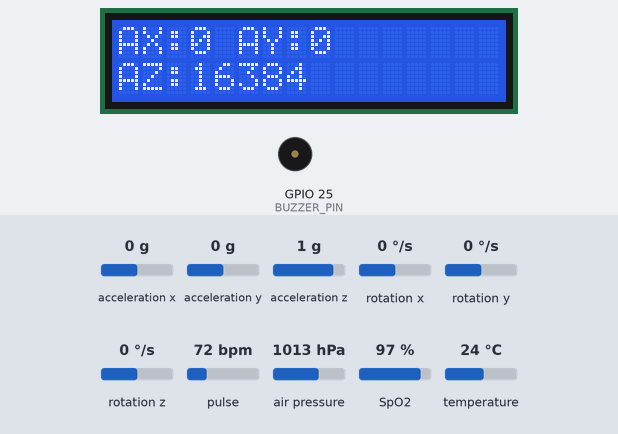
A sketch run on a simulated ESP32. Parts: 16×2 character LCD, buzzer (waves = sounding, pin HIGH). Inputs (shaded band) come from the test bench; at power-on: pulse 72 bpm, acceleration x 0 g, acceleration y 0 g, rotation x 0 °/s, acceleration z 1 g, rotation y 0 °/s, rotation z 0 °/s, air pressure 1013 hPa, SpO2 97 %, temperature 24 °C. WiFi joins after 1.5 s; servers stay silent unless stated; storage starts empty; no MQTT or app messages arrive unless stated; what the sketch prints to the serial monitor is not drawn.

Above: at 4.3 s.
4.4 s: pulse set to 118 bpm
At 8.2 s:
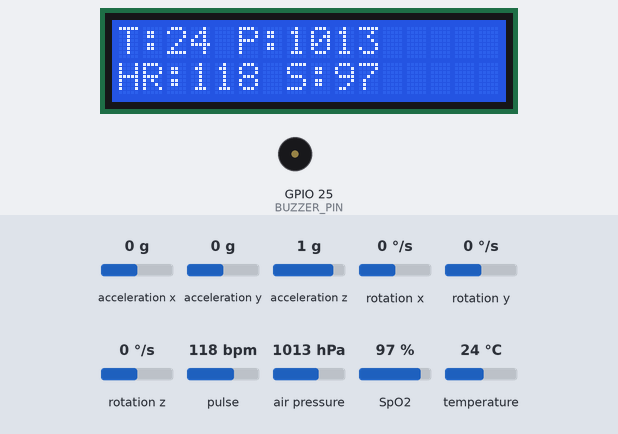
8.7 s: pulse set to 122 bpm
At 13.8 s:
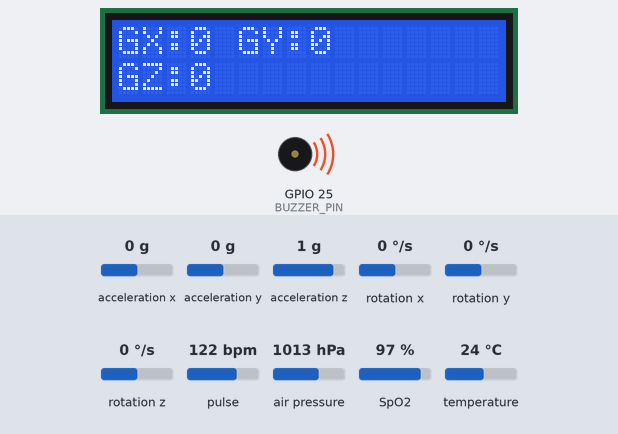
14.7 s: acceleration x set to -0.2 g
At 18.4 s:
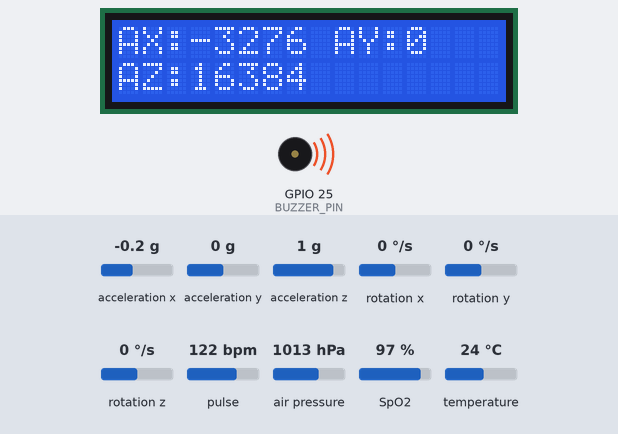
18.7 s: acceleration y set to -1.4 g
At 20.1 s:
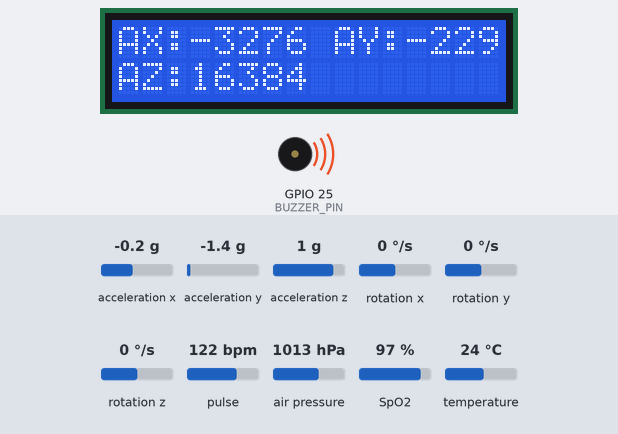
22.7 s: rotation x set to -192 °/s
At 24.1 s:
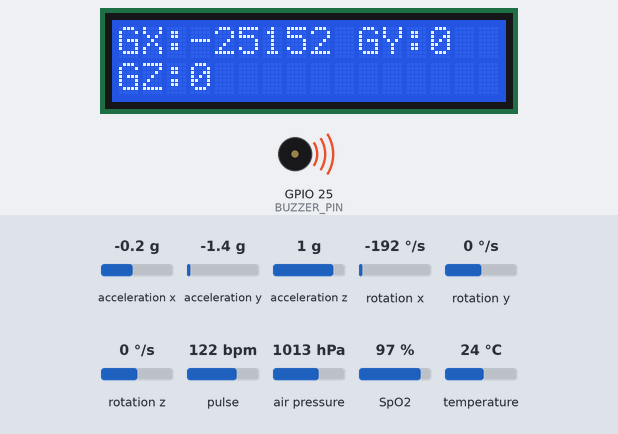
26.7 s: rotation x set to 0 °/s
Timing chart, 0 to 29.7 s (numbered marks = the images above; inputs shaded):
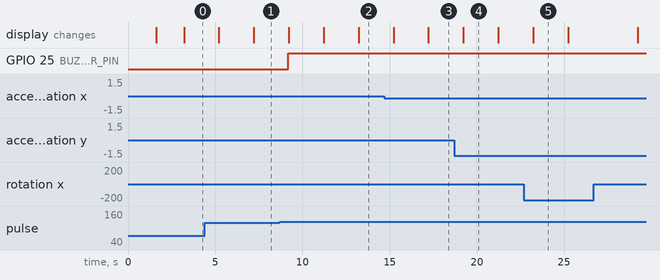

The sketch:

3_senor_lcd_mqtt_copy_20260223210941.ino
```cpp
#include <WiFi.h>
#include <WiFiClientSecure.h>
#include <PubSubClient.h>
#include <Wire.h>
#include <SPI.h>
#include <SD.h>
#include <Adafruit_BMP280.h>
#include <MAX30100_PulseOximeter.h>
#include <LiquidCrystal_I2C.h>
#include <ArduinoJson.h>
#include <MPU6050.h>

// ---------------- WiFi ----------------
const char* ssid = "Prasantih";
const char* password = "Swaminarayan@1981";

// ---------------- MQTT ----------------
const char* mqtt_server = "322ca06e4c25499ca552090b47f74baa.s1.eu.hivemq.cloud";
const int mqtt_port = 8883;
const char* mqtt_user = "esp32user";
const char* mqtt_password = "p12345678P";

WiFiClientSecure espClient;
PubSubClient client(espClient);

// ---------------- Sensors ----------------
Adafruit_BMP280 bmp;
PulseOximeter pox;
MPU6050 mpu;

// ---------------- LCD ----------------
LiquidCrystal_I2C lcd(0x27, 16, 2);

// ---------------- Pins ----------------
#define BUZZER_PIN 25
#define SD_CS 5

// ---------------- Thresholds ----------------
#define HR_THRESHOLD 120
#define PRESSURE_THRESHOLD 1020
uint8_t lcdPage = 0; // Toggle LCD page

// ---------------- Variables ----------------
int temperature = 0, pressure = 0;
int heartRate = 0, spo2 = 0;
int16_t ax, ay, az, gx, gy, gz;

unsigned long lastPublish = 0;
const long interval = 2000; // 2 seconds
int scrollPos = 0;
// -------- LCD Display --------
static unsigned long pageTimer = 0;
const int pageInterval = 2000;   // change page every 2 seconds

// ---------------- WiFi Connect ----------------
void connectWiFi() {
  if (WiFi.status() == WL_CONNECTED) return;
  WiFi.begin(ssid, password);
  Serial.print("Connecting WiFi");
  while (WiFi.status() != WL_CONNECTED) {
    delay(500);
    Serial.print(".");
  }
  Serial.println("\nWiFi Connected");
}

// ---------------- MQTT Reconnect ----------------
void reconnectMQTT() {
  while (!client.connected()) {
    Serial.print("Connecting MQTT...");
    if (client.connect("ESP32Client", mqtt_user, mqtt_password)) {
      Serial.println("Connected!");
    } else {
      Serial.print("Failed rc=");
      Serial.println(client.state());
      delay(3000);
    }
  }
}

// ---------------- SD Init ----------------
void initSD() {
  SPI.begin(18, 19, 23, SD_CS); // SCK, MISO, MOSI, CS
  if (!SD.begin(SD_CS, SPI, 1000000)) {
    Serial.println("SD Init Failed!");
    lcd.clear(); lcd.print("SD Fail!");
    return;
  }
  Serial.println("SD Ready");

  File file = SD.open("/log.csv", FILE_APPEND);
  if (file) {
    if (file.size() == 0) {
      file.println("Time(ms),Temp,Pressure,HR,SpO2,AX,AY,AZ,GX,GY,GZ,Fault");
      Serial.println("Header Written");
    }
    file.close();
  } else {
    Serial.println("Header Write Failed");
  }
}

// ---------------- Setup ----------------
void setup() {
  Serial.begin(115200);
  Wire.begin(21, 22); // I2C pins ESP32

  pinMode(BUZZER_PIN, OUTPUT);
  digitalWrite(BUZZER_PIN, LOW);

  lcd.begin();
  lcd.backlight();
  lcd.print("Starting...");

  connectWiFi();
  espClient.setInsecure();
  client.setServer(mqtt_server, mqtt_port);

  // BMP280
  if (!bmp.begin(0x76)) { lcd.clear(); lcd.print("BMP Error"); while (1); }

  // MAX30100
  if (!pox.begin()) { lcd.clear(); lcd.print("MAX30100 Err"); while (1); }
  pox.setIRLedCurrent(MAX30100_LED_CURR_7_6MA);

  // MPU6050
  mpu.initialize();
  if (!mpu.testConnection()) { lcd.clear(); lcd.print("MPU Error"); while (1); }

  // SD init
  initSD();

  lcd.clear();
  lcd.print("System Ready");
  delay(1500);
}

// ---------------- Loop ----------------
void loop() {
  connectWiFi();
  if (!client.connected()) reconnectMQTT();
  client.loop();

  pox.update(); // important

  if (millis() - lastPublish >= interval) {
    lastPublish = millis();

    // -------- Read Sensors --------
    temperature = (int)bmp.readTemperature();
    pressure = (int)(bmp.readPressure() / 100.0F);
    heartRate = (int)pox.getHeartRate();
    spo2 = (int)pox.getSpO2();
    mpu.getMotion6(&ax, &ay, &az, &gx, &gy, &gz);

    // -------- Fault Detection --------
    bool fault = false;
    if (heartRate > HR_THRESHOLD || pressure > PRESSURE_THRESHOLD) {
      fault = true;
      digitalWrite(BUZZER_PIN, HIGH);
    } else {
      digitalWrite(BUZZER_PIN, LOW);
    }

    // -------- MQTT Publish --------
    StaticJsonDocument<512> doc;
    doc["temperature"] = temperature;
    doc["pressure"] = pressure;
    doc["heartRate"] = heartRate;
    doc["spo2"] = spo2;
    doc["ax"] = ax; doc["ay"] = ay; doc["az"] = az;
    doc["gx"] = gx; doc["gy"] = gy; doc["gz"] = gz;
    doc["fault"] = fault;

    char buffer[512];
    serializeJson(doc, buffer);
    client.publish("esp32/sensor/all", buffer);
    Serial.println(buffer);

    // -------- SD Logging --------
    File file = SD.open("/log.csv", FILE_APPEND);
    if (file) {
      file.print(millis()); file.print(",");
      file.print(temperature); file.print(",");
      file.print(pressure); file.print(",");
      file.print(heartRate); file.print(",");
      file.print(spo2); file.print(",");
      file.print(ax); file.print(",");
      file.print(ay); file.print(",");
      file.print(az); file.print(",");
      file.print(gx); file.print(",");
      file.print(gy); file.print(",");
      file.print(gz); file.print(",");
      file.println(fault ? 1 : 0);
      file.close();
      Serial.println("SD Logged");
    } else {
      Serial.println("SD Write Error");
    }

    // -------- LCD Display --------
    lcd.clear();

if (millis() - pageTimer > pageInterval) {
  pageTimer = millis();
  lcdPage++;
  if (lcdPage > 2) lcdPage = 0;   // 3 pages: 0,1,2
}

lcd.clear();

if (lcdPage == 0) {
  // -------- Page 1 --------
  lcd.setCursor(0,0);
  lcd.print("T:"); lcd.print(temperature);
  lcd.print(" P:"); lcd.print(pressure);

  lcd.setCursor(0,1);
  lcd.print("HR:"); lcd.print(heartRate);
  lcd.print(" S:"); lcd.print(spo2);
}

else if (lcdPage == 1) {
  // -------- Page 2 (Accelerometer) --------
  lcd.setCursor(0,0);
  lcd.print("AX:"); lcd.print(ax);
  lcd.print(" AY:"); lcd.print(ay);

  lcd.setCursor(0,1);
  lcd.print("AZ:"); lcd.print(az);
}

else if (lcdPage == 2) {
  // -------- Page 3 (Gyroscope) --------
  lcd.setCursor(0,0);
  lcd.print("GX:"); lcd.print(gx);
  lcd.print(" GY:"); lcd.print(gy);

  lcd.setCursor(0,1);
  lcd.print("GZ:"); lcd.print(gz);
}
}
}
```

Measured:
- the behaviour switches between 120 and 121 bpm on pulse (found by bisection; images 1 and 2)
- the behaviour switches between 0 and -0.1 g on acceleration x (found by bisection; images 2 and 3)
- after the input at 8.7 s, GPIO 25 (BUZZER_PIN): LOW → HIGH after 0.48 s
- after the input at 18.7 s, the display: changes after 0.53 s (image 4)
- after the input at 22.7 s, the display: changes after 0.53 s (image 5)
- what the display in image 4 shows lasts 2.0 s, from 19.2 s to 21.2 s
